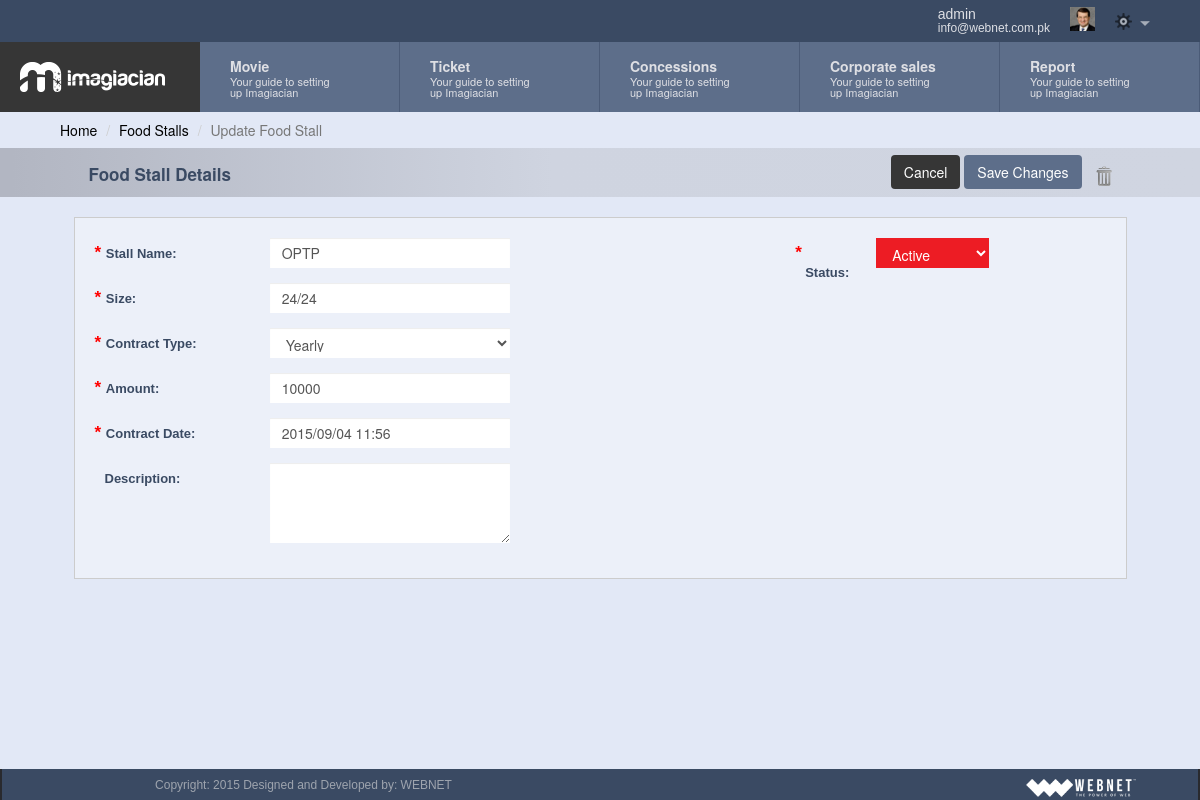
/add_foodstall.php?id=1 (signed in), run on the app's committed database.
### tables this page shows
CREATE TABLE IF NOT EXISTS `foodstalls` (
  `foodstall_id` int(11) NOT NULL AUTO_INCREMENT,
  `foodstall_name` varchar(32) NOT NULL,
  `foodstall_size` varchar(32) NOT NULL,
  `foodstall_contract_type` varchar(32) NOT NULL,
  `foodstall_contract_amount` varchar(32) NOT NULL,
  `foodstall_date` varchar(32) NOT NULL,
  `foodstall_desc` text NOT NULL,
  `foodstall_status` varchar(32) NOT NULL,
  `foodstall_ts` timestamp NOT NULL DEFAULT CURRENT_TIMESTAMP,
  PRIMARY KEY (`foodstall_id`)
);

### common/class.database.php (called while the page is built, shortened)
<?php
class Database {
    public $_DB;
    public $_query;
    public $_where = array();
    public $_select = array();
    public $_action;
    public $_table;
    public $_force_select_all = false;
    public function __construct() {
        try {
            $this->_DB = new PDO('mysql:host=' . DB_HOST . ';dbname=' . DB_NAME, DB_USER, DB_PASS);
            $this->_DB->setAttribute(PDO::ATTR_ERRMODE, PDO::ERRMODE_EXCEPTION);
        } catch (PDOException $e) {
            echo 'ERROR: ' . $e->getMessage();
        }
    }
    public function where($column_name, $value, $operator = '=') {
        $this->_where[$column_name] = array();
        $this->_where[$column_name][] = $value;
        $this->_where[$column_name][] = $operator;
    }
    public function query($query) {
        try {
            $this->_query = $this->_DB->prepare(filter_var($query, FILTER_SANITIZE_STRING));
            $this->bind_results();
            $this->_query->execute();
            $this->_where = array();
            $this->_select = array();
        } catch (PDOException $e) {
            $er = $e->errorInfo;
            echo '<p style="font-family:arial; background:#F00; position:absolute; z-index:10000; color:#FFF; padding:5px;">ERROR: ' . $er[2] . '</p>';
        }
    }
    public function bind_results() {
        if (!empty($this->_where)) {
            $ci = 0;
            foreach ($this->_where as $c => $value) {
                $ci++;
                if (is_array($value[0])) {
                    foreach ($value[0] as $rkey => $rvalue) {
                        $this->_query->bindValue(':' . $c.($ci+$rkey), $rvalue, $this->get_type($rvalue));
                    }
                }else{
                    $this->_query->bindValue(':' . $c.$ci, $value[0], $this->get_type($value[0]));
                }
            }
        }
    }
    public function get_type($value) {
        if (is_int($value)) {
            $param = PDO::PARAM_INT;
        } elseif (is_bool($value)) {
            $param = PDO::PARAM_BOOL;
        } elseif (is_null($value)) {
            $param = PDO::PARAM_NULL;
        } elseif (is_string($value)) {
            $param = PDO::PARAM_STR;
        } else {
            $param = FALSE;
        }
        return $param;
    }
    public function build_query() {
        $query = $this->_action;
        if ($this->_action == 'SELECT') {
            if (!empty($this->_select)) {
                if ($this->_force_select_all == true) {
                    $query .= ' *,';
                }
                foreach ($this->_select as $column_name => $name) {
                    $query .=' ' . $column_name . ' as ' . $name . ', ';
                }
            } else {
                $query .= ' *';
            }
            $query = rtrim($query, ', ');
        }
        if ($this->_action != 'UPDATE' && $this->_action != 'INSERT') {
            $query .= ' FROM ';
        }
        $query .= $this->_table;
        if (!empty($this->_where)) {
            $query .= ' WHERE ';
            $columns = array();
            $ci = 0;
            foreach ($this->_where as $c => $v) {
                $cn = $c;
                $ci++;
                if ($v[1] == 'BETWEEN' || $v[1] == 'NOT BETWEEN') {
                    $columns[] = $cn . ' ' . $v[1] . ' :' . $c.$ci . ' and :' . $c.($ci+1);
                }elseif($v[1] == 'IN'){
                    $columns[] = $cn . ' IN ' . $v[0];
                }else{
                    $columns[] = $cn . ' ' . $v[1] . ' :' . $c.$ci;
                }
            }
            $query .= implode(' AND ', $columns);
        }
        $this->query($query);
    }
    public function result($fetch_type = PDO::FETCH_OBJ) {
        return $this->_query->fetch($fetch_type);
    }
    public function from($table_name, $num_rows = NULL) {
        $this->_action = 'SELECT';
        $this->_table = $table_name;
        $this->build_query();
    }
}

### classes/class.foodstall.php (called while the page is built, shortened)
<?php
class foodstall extends database
{
	private $table_name;
	function __construct()
	{
		$this->table_name = 'foodstalls';
	}
	public function get_foodstalls($ID = NULL)
	{
		if (isset($ID)) {
			$this->from($this->table_name);
			return $this->result();
		}
		else {
			$this->from($this->table_name);
			return $this->all_results();
		}
	}
}
 ?>

### common/default_vars.php (called while the page is built, shortened)
<?php
$status = array();
$status['active']	= 'Active';
$status['planed'] 	= 'Planned';
$status['inactive'] 	= 'Inactive';
$stall_contract_type = array();
$stall_contract_type['yearly']	= 'Yearly';
?>

### add_foodstall.php (the view, shortened to what this page needs)
<?php require_once 'header.php'; ?>
<?php
	if($_SESSION['user']->capabilities != 'null'){
		$user_capabilities = $_SESSION['user']->capabilities;
		$user_capabilities = (!empty($user_capabilities))? json_decode($user_capabilities) : array();
	}else{$user_capabilities = array('empty'); }
	if(in_array('add_foodstall', $user_capabilities)){
?>
	<div class="container">
	<div class="row">
		<ol class="breadcrumb">
		  <li><a href="index.php">Home</a></li>
		  <li><a href="view_foodstall.php">Food Stalls</a></li>
		  <li class="active"><?php echo (isset($_GET['id']))? 'Update' : 'Add' ?> Food Stall</li>
		</ol>
	</div>
<form class="form-horizontal dashboardForm"  action="" method="post">
		<div class="row gray-header">
				<div class="col-md-12">
					<div class="form-header-inner">
						<div class="col-sm-6">
							<h3> Food Stall Details</h3>
						</div>
				 		<div class="col-sm-6 action_btn">
				 			<button type="button" class="btn submitBtn cancel-button" name="">Cancel</button>
					 		<button type="submit" class="btn submitBtn save-button" name="add_foodstall"><?php echo (isset($_GET['id']))? 'Save Changes ' : 'Add Food Stall' ?>  </button>
					 		<a href="#" data-toggle="modal" data-target=".delete_confirm_modal"><img width="20px" class="img_delete" src="assets/images/delete_icon.png"/></a>
				 		</div>
				 	</div>
			 	</div>
		  </div>
			<?php
			$foodstall = new foodstall();
			$ID = (isset($_GET['id']))? $_GET['id'] : NULL;
			if (isset($ID)) {
				$foodstall_result = $foodstall->get_foodstalls($ID);
			}
			?>
			<div class="form-container">
			<div class="col-md-6">
				<div class="col-md-12">
					<div class="form-group">
						<label for="foodstall_name" class="col-sm-4 control-label"><span>* </span>Stall Name: </label>
						<div class="col-sm-8">
							<input type="text" name="foodstall_name" id="foodstall_name" value="<?php echo (isset($ID))? $foodstall_result->foodstall_name : '' ?>" class="form-control" required>
						</div>
					</div>
				</div>
				<div class="col-md-12">
					<div class="form-group">
						<label for="foodstall_size" class="col-sm-4 control-label"><span>* </span>Size: </label>
						<div class="col-sm-8">
							<input type="text" name="foodstall_size" id="foodstall_size" value="<?php echo (isset($ID))? $foodstall_result->foodstall_size : '' ?>" class="form-control" required>
						</div>
					</div>
				</div>
				<div class="col-md-12">
					<div class="form-group">
						<label for="item_name" class="col-sm-4 control-label"><span>* </span>Contract Type: </label>
						<div class="col-sm-8">
							<select class="form-control" name="foodstall_contract_type" required>
								<?php foreach($stall_contract_type as $stall_contract_type_key => $stall_contract_type_value){ ?>
									<option value="<?php echo $stall_contract_type_key; ?>" <?php (isset($ID))? $selected_stall_contract_type_ = $foodstall_result->foodstall_contract_type : '';if(isset($ID)){if($stall_contract_type_key == $selected_stall_contract_type_){echo 'selected=selected';}}?> ><?php echo $stall_contract_type_value; ?></option>
									<?php } ?>
								</select>
						</div>
					</div>
				</div>
				<div class="col-md-12">
					<div class="form-group">
						<label for="foodstall_contract_amount" class="col-sm-4 control-label"><span>* </span>Amount: </label>
						<div class="col-sm-8">
							<input type="text" name="foodstall_contract_amount" id="foodstall_contract_amount" value="<?php echo (isset($ID))? $foodstall_result->foodstall_contract_amount : '' ?>" class="form-control" required>
						</div>
					</div>
				</div>
				<div class="col-md-12">
					<div class="form-group">
						<label for="foodstall_date" class="col-sm-4 control-label"><span>* </span>Contract Date: </label>
						<div class="col-sm-8">
							<input type="text" name="foodstall_date" id="foodstall_date" value="<?php echo (isset($ID))? $foodstall_result->foodstall_date : '' ?>" class="form-control datetimepicker" required>
						</div>
					</div>
				</div>
				<div class="col-md-12">
					<div class="form-group">
						<label for="foodstall_desc" class="col-sm-4 control-label">Description: </label>
						<div class="col-sm-8">
							<textarea name="foodstall_desc" id="foodstall_desc" row="5" class="form-control" style="height: 80px;"><?php echo (isset($ID))? $foodstall_result->foodstall_desc : '' ?></textarea>
						</div>
					</div>
				</div>
			</div>
			<div class="col-md-offset-2 col-md-4">
			<div class="col-md-8">
					<div class="form-group">
						<label for="foodstall_status" class="col-sm-4 control-label"><span>* </span>Status: </label>
						<div class="col-sm-8">
						<select class="status form-control" name="foodstall_status" required>
								<?php foreach($status as $item_status_key => $item_status_value){ ?>
									<option value="<?php echo $item_status_key; ?>" <?php (isset($ID))? $selected_item_status = $foodstall_result->foodstall_status : '';if(isset($ID)){if($item_status_key == $selected_item_status){echo 'selected=selected';}}?> ><?php echo $item_status_value; ?></option>
									<?php } ?>
								</select>
						</div>
					</div>
				</div>
			</div>
		 </div>
	  </form>
	</div>
<?php }
?>
<?php require_once 'footer.php'; ?>

### assets/css/dashboard.css (style rules this page uses)
button { outline:0px!important; }
body { background-color: #e2e8f6;padding-right:0px!important; }
html, body { height: 100%; }
label span { color: red; font-size: 17px; line-height: 5px; margin-left: -10px; }
.gray-header { min-height: 45px; background: rgb(178,182,194); background: -moz-linear-gradient(left, rgba(178,182,194,1) 1%, rgba(207,212,224,1) 46%, rgba(231,236,248,1) 100%); background: -webkit-gradient(linear, left top, right top, color-stop(1%,rgba(178,182,194,1)), color-stop(46%,rgba(207,212,224,1)), color-stop(100%,rgba(231,236,248,1))); background: -webkit-linear-gradient(left, rgba(178,182,194,1) 1%,rgba(207,212,224,1) 46%,rgba(231,236,248,1) 100%); background: -o-linear-gradient(left, rgba(178,182,194,1) 1%,rgba(207,212,224,1) 46%,rgba(231,236,248,1) 100%); background: -ms-linear-gradient(left, rgba(178,182,194,1) 1%,rgba(207,212,224,1) 46%,rgba(231,236,248,1) 100%); background: linear-gradient(to right, rgba(178,182,194,1) 1%,rgba(207,212,224,1) 46%,rgb(208, 213, 225) 100%); filter: progid:DXImageTransform.Microsoft.gradient( startColorstr='#b2b6c2', endColorstr='#e7ecf8',GradientType=1 ); color: #3a4a63; }
.gray-header h3 { font-size: 17px; font-weight: bold; margin-bottom: 5px; }
.gray-header .img_delete { margin-left: 10px; }
.gray-header .action_btn { text-align: right; }
.img_delete { width: 16px; }
.container { width:100%!important; }
.form-header-inner { width: 90%; margin: auto; min-height: 45px; padding-top: 7px; }
h1, .h1, h2, .h2, h3, .h3 { margin-top: 10px; margin-bottom: 10px; }
.form-container { width: 90%; margin: auto; overflow: auto; height: auto; border: 1px solid #ccc; margin-bottom: 20px; background-color: #ecf0f9; padding-bottom: 20px; margin-top: 20px; padding-top: 20px; }
.dashboardForm label { color: #3a4a63; font-size: 13px; font-family: helvetica; }
.dashboardForm .save-button { background-color: #5D6E8A; color: white; margin-bottom: 8px; }
.dashboardForm .cancel-button { background-color: #363636; color: white; margin-bottom: 8px; }
.form-container .form-control { border-radius: 0px; border: 0px; height: 30px; width: 80%; }
.breadcrumb { padding: 8px 60px!important; margin-bottom: 0px!important; background-color: transparent!important; }
.breadcrumb a { color: #000000; }
.status { background-color: #ed1c24; color: white; outline: 0px!important; box-shadow: none!important; border: 0; width: 100%!important; }
@media (min-width: 768px) { .form-horizontal .control-label { padding-top: 7px; margin-bottom: 0; text-align: left!important; } }

### data on the page
foodstalls: foodstall_name "OPTP", foodstall_size "24/24", foodstall_contract_type "Yearly", foodstall_contract_amount "10000", foodstall_date "2015/09/04 11:56", foodstall_status "Active"

### other printed values
$_SESSION['user']->first_name "admin"
$_SESSION['user']->user_email "info@webnet.com.pk"
